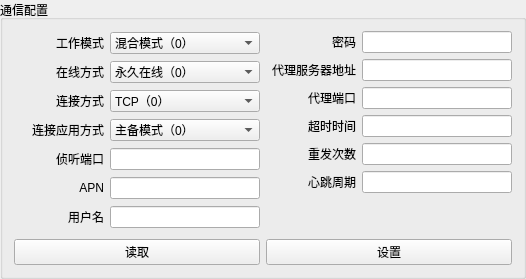
         <widget class="QGroupBox" name="groupBox_2">
          <property name="title">
           <string>通信配置</string>
          </property>
          <layout class="QGridLayout" name="gridLayout_4">
           <item row="0" column="0">
            <layout class="QHBoxLayout" name="horizontalLayout_24">
             <item>
              <layout class="QVBoxLayout" name="verticalLayout_3">
               <item>
                <layout class="QHBoxLayout" name="horizontalLayout_4">
                 <item>
                  <widget class="QLabel" name="label_2">
                   <property name="sizePolicy">
                    <sizepolicy hsizetype="Fixed" vsizetype="Preferred">
                     <horstretch>0</horstretch>
                     <verstretch>0</verstretch>
                    </sizepolicy>
                   </property>
                   <property name="minimumSize">
                    <size>
                     <width>90</width>
                     <height>0</height>
                    </size>
                   </property>
                   <property name="maximumSize">
                    <size>
                     <width>90</width>
                     <height>16777215</height>
                    </size>
                   </property>
                   <property name="layoutDirection">
                    <enum>Qt::LeftToRight</enum>
                   </property>
                   <property name="text">
                    <string>工作模式</string>
                   </property>
                   <property name="alignment">
                    <set>Qt::AlignRight|Qt::AlignTrailing|Qt::AlignVCenter</set>
                   </property>
                  </widget>
                 </item>
                 <item>
                  <widget class="QComboBox" name="work_mode_l">
                   <item>
                    <property name="text">
                     <string>混合模式（0）</string>
                    </property>
                   </item>
                   <item>
                    <property name="text">
                     <string>客户机模式（1）</string>
                    </property>
                   </item>
                   <item>
                    <property name="text">
                     <string>服务器模式（2）</string>
                    </property>
                   </item>
                  </widget>
                 </item>
                </layout>
               </item>
               <item>
                <layout class="QHBoxLayout" name="horizontalLayout_5">
                 <item>
                  <widget class="QLabel" name="label_3">
                   <property name="sizePolicy">
                    <sizepolicy hsizetype="Fixed" vsizetype="Preferred">
                     <horstretch>0</horstretch>
                     <verstretch>0</verstretch>
                    </sizepolicy>
                   </property>
                   <property name="minimumSize">
                    <size>
                     <width>90</width>
                     <height>0</height>
                    </size>
                   </property>
                   <property name="maximumSize">
                    <size>
                     <width>90</width>
                     <height>16777215</height>
                    </size>
                   </property>
                   <property name="layoutDirection">
                    <enum>Qt::LeftToRight</enum>
                   </property>
                   <property name="text">
                    <string>在线方式</string>
                   </property>
                   <property name="alignment">
                    <set>Qt::AlignRight|Qt::AlignTrailing|Qt::AlignVCenter</set>
                   </property>
                  </widget>
                 </item>
                 <item>
                  <widget class="QComboBox" name="online_mode_l">
                   <item>
                    <property name="text">
                     <string>永久在线（0）</string>
                    </property>
                   </item>
                   <item>
                    <property name="text">
                     <string>被动激活（1）</string>
                    </property>
                   </item>
                  </widget>
                 </item>
                </layout>
               </item>
               <item>
                <layout class="QHBoxLayout" name="horizontalLayout_6">
                 <item>
                  <widget class="QLabel" name="label_7">
                   <property name="sizePolicy">
                    <sizepolicy hsizetype="Fixed" vsizetype="Preferred">
                     <horstretch>0</horstretch>
                     <verstretch>0</verstretch>
                    </sizepolicy>
                   </property>
                   <property name="minimumSize">
                    <size>
                     <width>90</width>
                     <height>0</height>
                    </size>
                   </property>
                   <property name="maximumSize">
                    <size>
                     <width>90</width>
                     <height>16777215</height>
                    </size>
                   </property>
                   <property name="layoutDirection">
                    <enum>Qt::LeftToRight</enum>
                   </property>
                   <property name="text">
                    <string>连接方式</string>
                   </property>
                   <property name="alignment">
                    <set>Qt::AlignRight|Qt::AlignTrailing|Qt::AlignVCenter</set>
                   </property>
                  </widget>
                 </item>
                 <item>
                  <widget class="QComboBox" name="connect_mode_l">
                   <item>
                    <property name="text">
                     <string>TCP（0）</string>
                    </property>
                   </item>
                   <item>
                    <property name="text">
                     <string>UDP（1）</string>
                    </property>
                   </item>
                  </widget>
                 </item>
                </layout>
               </item>
               <item>
                <layout class="QHBoxLayout" name="horizontalLayout_10">
                 <item>
                  <widget class="QLabel" name="label_8">
                   <property name="sizePolicy">
                    <sizepolicy hsizetype="Fixed" vsizetype="Preferred">
                     <horstretch>0</horstretch>
                     <verstretch>0</verstretch>
                    </sizepolicy>
                   </property>
                   <property name="minimumSize">
                    <size>
                     <width>90</width>
                     <height>0</height>
                    </size>
                   </property>
                   <property name="maximumSize">
                    <size>
                     <width>90</width>
                     <height>16777215</height>
                    </size>
                   </property>
                   <property name="layoutDirection">
                    <enum>Qt::LeftToRight</enum>
                   </property>
                   <property name="text">
                    <string>连接应用方式</string>
                   </property>
                   <property name="alignment">
                    <set>Qt::AlignRight|Qt::AlignTrailing|Qt::AlignVCenter</set>
                   </property>
                  </widget>
                 </item>
                 <item>
                  <widget class="QComboBox" name="connect_app_mode_l">
                   <item>
                    <property name="text">
                     <string>主备模式（0）</string>
                    </property>
                   </item>
                   <item>
                    <property name="text">
                     <string>多连接模式（1）</string>
                    </property>
                   </item>
                  </widget>
                 </item>
                </layout>
               </item>
               <item>
                <layout class="QHBoxLayout" name="horizontalLayout_7">
                 <item>
                  <widget class="QLabel" name="label_4">
                   <property name="sizePolicy">
                    <sizepolicy hsizetype="Fixed" vsizetype="Preferred">
                     <horstretch>0</horstretch>
                     <verstretch>0</verstretch>
                    </sizepolicy>
                   </property>
                   <property name="minimumSize">
                    <size>
                     <width>90</width>
                     <height>0</height>
                    </size>
                   </property>
                   <property name="maximumSize">
                    <size>
                     <width>90</width>
                     <height>16777215</height>
                    </size>
                   </property>
                   <property name="layoutDirection">
                    <enum>Qt::LeftToRight</enum>
                   </property>
                   <property name="text">
                    <string>侦听端口</string>
                   </property>
                   <property name="alignment">
                    <set>Qt::AlignRight|Qt::AlignTrailing|Qt::AlignVCenter</set>
                   </property>
                  </widget>
                 </item>
                 <item>
                  <widget class="QLineEdit" name="listen_port_box">
                   <property name="sizePolicy">
                    <sizepolicy hsizetype="Fixed" vsizetype="Fixed">
                     <horstretch>0</horstretch>
                     <verstretch>0</verstretch>
                    </sizepolicy>
                   </property>
                   <property name="minimumSize">
                    <size>
                     <width>150</width>
                     <height>0</height>
                    </size>
                   </property>
                   <property name="maximumSize">
                    <size>
                     <width>100000</width>
                     <height>16777215</height>
                    </size>
                   </property>
                  </widget>
                 </item>
                </layout>
               </item>
               <item>
                <layout class="QHBoxLayout" name="horizontalLayout_8">
                 <item>
                  <widget class="QLabel" name="label_5">
                   <property name="sizePolicy">
                    <sizepolicy hsizetype="Fixed" vsizetype="Preferred">
                     <horstretch>0</horstretch>
                     <verstretch>0</verstretch>
                    </sizepolicy>
                   </property>
                   <property name="minimumSize">
                    <size>
                     <width>90</width>
                     <height>0</height>
                    </size>
                   </property>
                   <property name="maximumSize">
                    <size>
                     <width>90</width>
                     <height>16777215</height>
                    </size>
                   </property>
                   <property name="layoutDirection">
                    <enum>Qt::LeftToRight</enum>
                   </property>
                   <property name="text">
                    <string>APN</string>
                   </property>
                   <property name="alignment">
                    <set>Qt::AlignRight|Qt::AlignTrailing|Qt::AlignVCenter</set>
                   </property>
                  </widget>
                 </item>
                 <item>
                  <widget class="QLineEdit" name="APN_box">
                   <property name="sizePolicy">
                    <sizepolicy hsizetype="Fixed" vsizetype="Fixed">
                     <horstretch>0</horstretch>
                     <verstretch>0</verstretch>
                    </sizepolicy>
                   </property>
                   <property name="minimumSize">
                    <size>
                     <width>150</width>
                     <height>0</height>
                    </size>
                   </property>
                   <property name="maximumSize">
                    <size>
                     <width>100000</width>
                     <height>16777215</height>
                    </size>
                   </property>
                  </widget>
                 </item>
                </layout>
               </item>
               <item>
                <layout class="QHBoxLayout" name="horizontalLayout_9">
                 <item>
                  <widget class="QLabel" name="label_6">
                   <property name="sizePolicy">
                    <sizepolicy hsizetype="Fixed" vsizetype="Preferred">
                     <horstretch>0</horstretch>
                     <verstretch>0</verstretch>
                    </sizepolicy>
                   </property>
                   <property name="minimumSize">
                    <size>
                     <width>90</width>
                     <height>0</height>
                    </size>
                   </property>
                   <property name="maximumSize">
                    <size>
                     <width>90</width>
                     <height>16777215</height>
                    </size>
                   </property>
                   <property name="text">
                    <string>用户名</string>
                   </property>
                   <property name="alignment">
                    <set>Qt::AlignRight|Qt::AlignTrailing|Qt::AlignVCenter</set>
                   </property>
                  </widget>
                 </item>
                 <item>
                  <widget class="QLineEdit" name="usr_box">
                   <property name="sizePolicy">
                    <sizepolicy hsizetype="Fixed" vsizetype="Fixed">
                     <horstretch>0</horstretch>
                     <verstretch>0</verstretch>
                    </sizepolicy>
                   </property>
                   <property name="minimumSize">
                    <size>
                     <width>150</width>
                     <height>0</height>
                    </size>
                   </property>
                   <property name="maximumSize">
                    <size>
                     <width>100000</width>
                     <height>16777215</height>
                    </size>
                   </property>
                  </widget>
                 </item>
                </layout>
               </item>
              </layout>
             </item>
             <item>
              <layout class="QVBoxLayout" name="verticalLayout_4">
               <item>
                <layout class="QHBoxLayout" name="horizontalLayout_11">
                 <item>
                  <widget class="QLabel" name="label_9">
                   <property name="sizePolicy">
                    <sizepolicy hsizetype="Fixed" vsizetype="Preferred">
                     <horstretch>0</horstretch>
                     <verstretch>0</verstretch>
                    </sizepolicy>
                   </property>
                   <property name="minimumSize">
                    <size>
                     <width>90</width>
                     <height>0</height>
                    </size>
                   </property>
                   <property name="maximumSize">
                    <size>
                     <width>90</width>
                     <height>16777215</height>
                    </size>
                   </property>
                   <property name="text">
                    <string>密码</string>
                   </property>
                   <property name="alignment">
                    <set>Qt::AlignRight|Qt::AlignTrailing|Qt::AlignVCenter</set>
                   </property>
                  </widget>
                 </item>
                 <item>
                  <widget class="QLineEdit" name="pw_box">
                   <property name="sizePolicy">
                    <sizepolicy hsizetype="Fixed" vsizetype="Fixed">
                     <horstretch>0</horstretch>
                     <verstretch>0</verstretch>
                    </sizepolicy>
                   </property>
                   <property name="minimumSize">
                    <size>
                     <width>150</width>
                     <height>0</height>
                    </size>
                   </property>
                   <property name="maximumSize">
                    <size>
                     <width>100000</width>
                     <height>16777215</height>
                    </size>
                   </property>
                  </widget>
                 </item>
                </layout>
               </item>
               <item>
                <layout class="QHBoxLayout" name="horizontalLayout_12">
                 <item>
                  <widget class="QLabel" name="label_10">
                   <property name="sizePolicy">
                    <sizepolicy hsizetype="Fixed" vsizetype="Preferred">
                     <horstretch>0</horstretch>
                     <verstretch>0</verstretch>
                    </sizepolicy>
                   </property>
                   <property name="minimumSize">
                    <size>
                     <width>90</width>
                     <height>0</height>
                    </size>
                   </property>
                   <property name="maximumSize">
                    <size>
                     <width>90</width>
                     <height>16777215</height>
                    </size>
                   </property>
                   <property name="text">
                    <string>代理服务器地址</string>
                   </property>
                   <property name="alignment">
                    <set>Qt::AlignRight|Qt::AlignTrailing|Qt::AlignVCenter</set>
                   </property>
                  </widget>
                 </item>
                 <item>
                  <widget class="QLineEdit" name="proxy_addr_box">
                   <property name="sizePolicy">
                    <sizepolicy hsizetype="Fixed" vsizetype="Fixed">
                     <horstretch>0</horstretch>
                     <verstretch>0</verstretch>
                    </sizepolicy>
                   </property>
                   <property name="minimumSize">
                    <size>
                     <width>150</width>
                     <height>0</height>
                    </size>
                   </property>
                   <property name="maximumSize">
                    <size>
                     <width>100000</width>
                     <height>16777215</height>
                    </size>
                   </property>
                  </widget>
                 </item>
                </layout>
               </item>
               <item>
                <layout class="QHBoxLayout" name="horizontalLayout_13">
                 <item>
                  <widget class="QLabel" name="label_11">
                   <property name="sizePolicy">
                    <sizepolicy hsizetype="Fixed" vsizetype="Preferred">
                     <horstretch>0</horstretch>
                     <verstretch>0</verstretch>
                    </sizepolicy>
                   </property>
                   <property name="minimumSize">
                    <size>
                     <width>90</width>
                     <height>0</height>
                    </size>
                   </property>
                   <property name="maximumSize">
                    <size>
                     <width>90</width>
                     <height>16777215</height>
                    </size>
                   </property>
                   <property name="text">
                    <string>代理端口</string>
                   </property>
                   <property name="alignment">
                    <set>Qt::AlignRight|Qt::AlignTrailing|Qt::AlignVCenter</set>
                   </property>
                  </widget>
                 </item>
                 <item>
                  <widget class="QLineEdit" name="proxy_prot_box">
                   <property name="sizePolicy">
                    <sizepolicy hsizetype="Fixed" vsizetype="Fixed">
                     <horstretch>0</horstretch>
                     <verstretch>0</verstretch>
                    </sizepolicy>
                   </property>
                   <property name="minimumSize">
                    <size>
                     <width>150</width>
                     <height>0</height>
                    </size>
                   </property>
                   <property name="maximumSize">
                    <size>
                     <width>100000</width>
                     <height>16777215</height>
                    </size>
                   </property>
                  </widget>
                 </item>
                </layout>
               </item>
               <item>
                <layout class="QHBoxLayout" name="horizontalLayout_14">
                 <item>
                  <widget class="QLabel" name="label_12">
                   <property name="sizePolicy">
                    <sizepolicy hsizetype="Fixed" vsizetype="Preferred">
                     <horstretch>0</horstretch>
                     <verstretch>0</verstretch>
                    </sizepolicy>
                   </property>
                   <property name="minimumSize">
                    <size>
                     <width>90</width>
                     <height>0</height>
                    </size>
                   </property>
                   <property name="maximumSize">
                    <size>
                     <width>90</width>
                     <height>16777215</height>
                    </size>
                   </property>
                   <property name="text">
                    <string>超时时间</string>
                   </property>
                   <property name="alignment">
                    <set>Qt::AlignRight|Qt::AlignTrailing|Qt::AlignVCenter</set>
                   </property>
                  </widget>
                 </item>
                 <item>
                  <widget class="QLineEdit" name="over_tm_box">
                   <property name="sizePolicy">
                    <sizepolicy hsizetype="Fixed" vsizetype="Fixed">
                     <horstretch>0</horstretch>
                     <verstretch>0</verstretch>
                    </sizepolicy>
                   </property>
                   <property name="minimumSize">
                    <size>
                     <width>150</width>
                     <height>0</height>
                    </size>
                   </property>
                   <property name="maximumSize">
                    <size>
                     <width>100000</width>
                     <height>16777215</height>
                    </size>
                   </property>
                  </widget>
                 </item>
                </layout>
               </item>
               <item>
                <layout class="QHBoxLayout" name="horizontalLayout_15">
                 <item>
                  <widget class="QLabel" name="label_13">
                   <property name="sizePolicy">
                    <sizepolicy hsizetype="Fixed" vsizetype="Preferred">
                     <horstretch>0</horstretch>
                     <verstretch>0</verstretch>
                    </sizepolicy>
                   </property>
                   <property name="minimumSize">
                    <size>
                     <width>90</width>
                     <height>0</height>
                    </size>
                   </property>
                   <property name="maximumSize">
                    <size>
                     <width>90</width>
                     <height>16777215</height>
                    </size>
                   </property>
                   <property name="text">
                    <string>重发次数</string>
                   </property>
                   <property name="alignment">
                    <set>Qt::AlignRight|Qt::AlignTrailing|Qt::AlignVCenter</set>
                   </property>
                  </widget>
                 </item>
                 <item>
                  <widget class="QLineEdit" name="retry_box">
                   <property name="sizePolicy">
                    <sizepolicy hsizetype="Fixed" vsizetype="Fixed">
                     <horstretch>0</horstretch>
                     <verstretch>0</verstretch>
                    </sizepolicy>
                   </property>
                   <property name="minimumSize">
                    <size>
                     <width>150</width>
                     <height>0</height>
                    </size>
                   </property>
                   <property name="maximumSize">
                    <size>
                     <width>100000</width>
                     <height>16777215</height>
                    </size>
                   </property>
                  </widget>
                 </item>
                </layout>
               </item>
               <item>
                <layout class="QHBoxLayout" name="horizontalLayout_16">
                 <item>
                  <widget class="QLabel" name="label_14">
                   <property name="sizePolicy">
                    <sizepolicy hsizetype="Fixed" vsizetype="Preferred">
                     <horstretch>0</horstretch>
                     <verstretch>0</verstretch>
                    </sizepolicy>
                   </property>
                   <property name="minimumSize">
                    <size>
                     <width>90</width>
                     <height>0</height>
                    </size>
                   </property>
                   <property name="maximumSize">
                    <size>
                     <width>90</width>
                     <height>16777215</height>
                    </size>
                   </property>
                   <property name="text">
                    <string>心跳周期</string>
                   </property>
                   <property name="alignment">
                    <set>Qt::AlignRight|Qt::AlignTrailing|Qt::AlignVCenter</set>
                   </property>
                  </widget>
                 </item>
                 <item>
                  <widget class="QLineEdit" name="heart_tm_box">
                   <property name="sizePolicy">
                    <sizepolicy hsizetype="Fixed" vsizetype="Fixed">
                     <horstretch>0</horstretch>
                     <verstretch>0</verstretch>
                    </sizepolicy>
                   </property>
                   <property name="minimumSize">
                    <size>
                     <width>150</width>
                     <height>0</height>
                    </size>
                   </property>
                   <property name="maximumSize">
                    <size>
                     <width>100000</width>
                     <height>16777215</height>
                    </size>
                   </property>
                  </widget>
                 </item>
                </layout>
               </item>
               <item>
                <spacer name="verticalSpacer_3">
                 <property name="orientation">
                  <enum>Qt::Vertical</enum>
                 </property>
                 <property name="sizeHint" stdset="0">
                  <size>
                   <width>20</width>
                   <height>40</height>
                  </size>
                 </property>
                </spacer>
               </item>
              </layout>
             </item>
            </layout>
           </item>
           <item row="1" column="0">
            <layout class="QHBoxLayout" name="horizontalLayout_41">
             <item>
              <widget class="QPushButton" name="commu_read_b">
               <property name="text">
                <string>读取</string>
               </property>
              </widget>
             </item>
             <item>
              <widget class="QPushButton" name="commu_set_b">
               <property name="text">
                <string>设置</string>
               </property>
              </widget>
             </item>
            </layout>
           </item>
          </layout>
         </widget>
